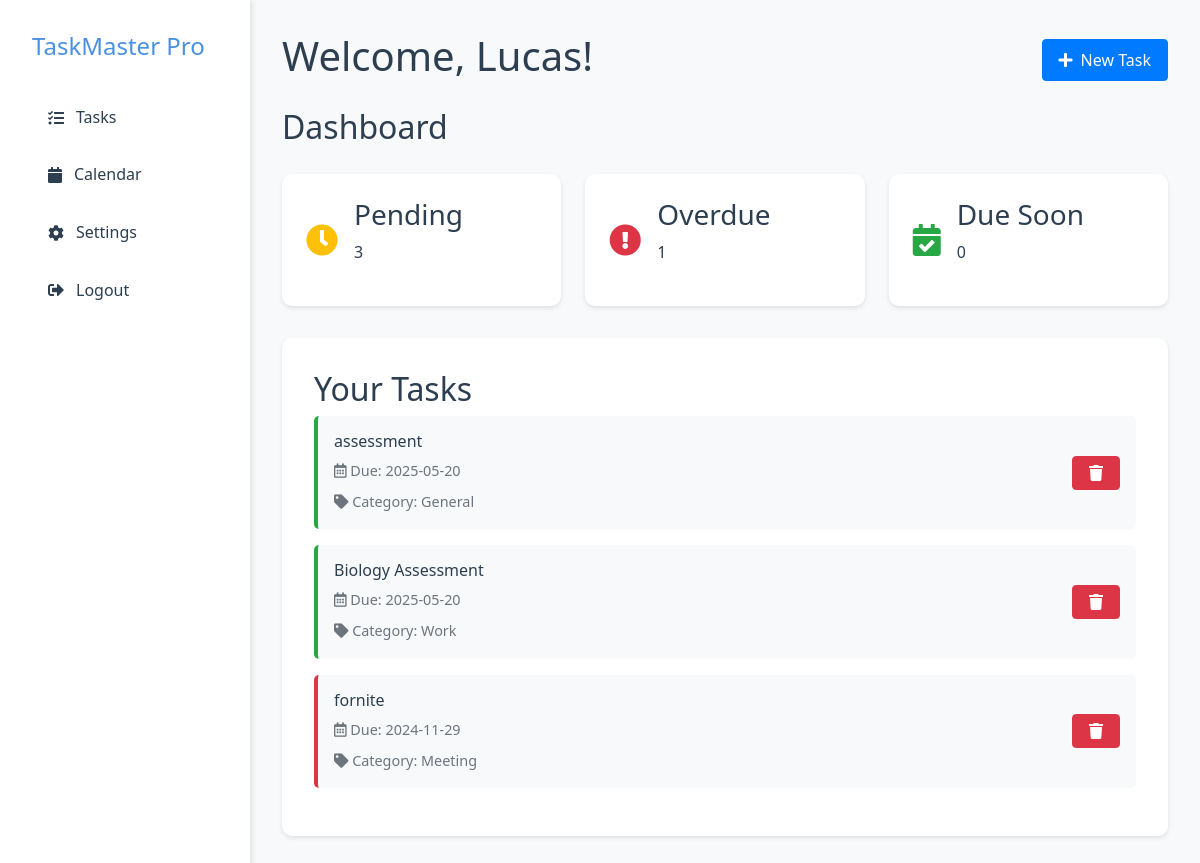
/dashboard (signed in), run on the app's committed database.
### tables this page shows
CREATE TABLE todos (
                id INTEGER PRIMARY KEY AUTOINCREMENT,
                user_id INTEGER NOT NULL,
                task TEXT NOT NULL,
                due_date TEXT NOT NULL,
                done BOOLEAN NOT NULL DEFAULT 0, category_id INTEGER 
            REFERENCES categories(id), category TEXT DEFAULT 'General',
                FOREIGN KEY (user_id) REFERENCES users (id)
            );

### app.py (the view, shortened to what this page needs)
@app.route("/dashboard", methods=["GET", "POST"])
def dashboard():
    if 'user_id' not in session:
        flash("Please login first!", "error")
        return redirect(url_for("login"))
    conn = sqlite3.connect(DB_PATH)
    cursor = conn.cursor()
    cursor.execute("SELECT id, task, due_date, category FROM todos WHERE user_id = ?", (session['user_id'],))
    todos = cursor.fetchall()
    conn.close()
    todo_list = []
    for todo in todos:
        due_date = datetime.fromisoformat(todo[2])
        time_left = due_date - datetime.now()
        if time_left.total_seconds() < 0:
            color = "red"  # Overdue
        elif time_left <= timedelta(days=7):
            color = "yellow"  # Due soon
        else:
            color = "on-time"
        todo_list.append({
            "id": todo[0],
            "task": todo[1],
            "due_date": due_date.strftime("%Y-%m-%d"),
            "category": todo[3],
            "color": color
        })
    return render_template("dashboard.html", todo_list=todo_list)

### templates/dashboard.html (shortened to what this page needs)
<!DOCTYPE html>
<html lang="en">
<head>
    <link rel="stylesheet" href="{{ url_for('static', filename='css/style.css') }}">
    <link rel="stylesheet" href="https://cdnjs.cloudflare.com/ajax/libs/font-awesome/5.15.4/css/all.min.css">
</head>
<body class="dashboard-body">
    <div class="dashboard-container">
        <aside class="sidebar">
            <div class="sidebar-header">
                <h2 class="logo">TaskMaster Pro</h2>
            </div>
            <nav class="sidebar-nav">
                <a href="{{ url_for('dashboard') }}" class="nav-item {% if active_page == 'tasks' %}active{% endif %}">
                    <i class="fas fa-tasks"></i> Tasks
                </a>
                <a href="{{ url_for('calendar_view') }}" class="nav-item {% if active_page == 'calendar' %}active{% endif %}">
                    <i class="fas fa-calendar"></i> Calendar
                </a>
                <a href="{{ url_for('settings') }}" class="nav-item {% if active_page == 'settings' %}active{% endif %}">
                    <i class="fas fa-cog"></i> Settings
                </a>
                <a href="{{ url_for('logout') }}" class="nav-item">
                    <i class="fas fa-sign-out-alt"></i> Logout
                </a>
            </nav>
        </aside>
        <main class="main-content">
            <header class="dashboard-header">
                <h1>Welcome, {{ session['username'] }}!</h1>
                <div class="header-actions">
                    <button class="btn btn-primary" onclick="document.getElementById('addTaskModal').style.display='block'">
                        <i class="fas fa-plus"></i> New Task
                    </button>
                </div>
            </header>
            <div class="dashboard-header">
                <h2>Dashboard</h2>
            </div>
            <div class="task-summary">
                <div class="summary-card">
                    <i class="fas fa-clock text-warning"></i>
                    <div class="summary-info">
                        <h3>Pending</h3>
                        <p>{{ todo_list|length }}</p>
                    </div>
                </div>
                <div class="summary-card">
                    <i class="fas fa-exclamation-circle text-danger"></i>
                    <div class="summary-info">
                        <h3>Overdue</h3>
                        <p>{{ todo_list|selectattr('color', 'equalto', 'red')|list|length }}</p>
                    </div>
                </div>
                <div class="summary-card">
                    <i class="fas fa-calendar-check text-success"></i>
                    <div class="summary-info">
                        <h3>Due Soon</h3>
                        <p>{{ todo_list|selectattr('color', 'equalto', 'yellow')|list|length }}</p>
                    </div>
                </div>
            </div>
            <div class="task-list">
                <h2>Your Tasks</h2>
                {% if todo_list %}
                    {% for todo in todo_list %}
                    <div class="task-card status-{{ todo.color }}">
                        <div class="task-content">
                            <h3>{{ todo.task }}</h3>
                            <p><i class="far fa-calendar-alt"></i> Due: {{ todo.due_date }}</p>
                            <p><i class="fas fa-tag"></i> Category: {{ todo.category }}</p>
                        </div>
                        <div class="task-actions">
                            <a href="{{ url_for('delete_task', task_id=todo.id) }}" class="btn btn-danger btn-sm">
                                <i class="fas fa-trash"></i>
                            </a>
                        </div>
                    </div>
                    {% endfor %}
                {% else %}
                    <div class="empty-state">
                        <i class="fas fa-clipboard-list"></i>
                        <p>No tasks yet. Add your first task to get started!</p>
                    </div>
                {% endif %}
            </div>
        </main>
    </div>
</body>
</html>

### static/css/style.css (style rules this page uses)
:root { --primary-color: #4a90e2; --secondary-color: #2c3e50; --background-color: #f5f6fa; --text-color: #2c3e50; --spacing: 2rem; }
* { margin: 0; padding: 0; box-sizing: border-box; }
body { font-family: 'Segoe UI', system-ui, sans-serif; line-height: 1.6; color: var(--text-color); background-color: var(--background-color); }
.logo { font-size: 1.5rem; color: var(--primary-color); }
.btn { padding: 0.5rem 1.5rem; border-radius: 5px; text-decoration: none; font-weight: 500; transition: all 0.3s ease; }
.btn-primary { background: var(--primary-color); color: white; }
.dashboard-body { background-color: #f8f9fa; height: 100vh; overflow: hidden; }
.dashboard-container { display: flex; height: 100vh; }
.sidebar { width: 250px; background: white; box-shadow: 2px 0 5px rgba(0,0,0,0.1); padding: 2rem; }
.sidebar-header { margin-bottom: 2rem; }
.nav-item { display: flex; align-items: center; padding: 0.75rem 1rem; color: var(--secondary-color); text-decoration: none; border-radius: 5px; margin-bottom: 0.5rem; }
.nav-item i { margin-right: 0.75rem; }
.main-content { flex: 1; padding: 2rem; overflow-y: auto; }
.dashboard-header { display: flex; justify-content: space-between; align-items: center; margin-bottom: 2rem; }
.task-summary { display: grid; grid-template-columns: repeat(auto-fit, minmax(200px, 1fr)); gap: 1.5rem; margin-bottom: 2rem; }
.summary-card { background: white; padding: 1.5rem; border-radius: 10px; display: flex; align-items: center; box-shadow: 0 2px 4px rgba(0,0,0,0.1); }
.summary-card i { font-size: 2rem; margin-right: 1rem; }
.text-warning { color: #ffc107; }
.text-danger { color: #dc3545; }
.text-success { color: #28a745; }
.task-list { background: white; padding: 2rem; border-radius: 10px; box-shadow: 0 2px 4px rgba(0,0,0,0.1); }
.task-card { display: flex; justify-content: space-between; align-items: center; padding: 1rem; border-radius: 5px; margin-bottom: 1rem; background: #f8f9fa; border-left: 4px solid #ddd; }
.status-red { border-left-color: #dc3545; }
.status-on-time { border-left-color: #28a745; }
.task-content h3 { margin: 0; font-size: 1rem; }
.task-content p { margin: 0.5rem 0 0; color: #6c757d; font-size: 0.9rem; }
.btn-sm { padding: 0.25rem 0.5rem; font-size: 0.875rem; }
.btn-danger { background: #dc3545; color: white; }

### templates/dashboard.html (style rules this page uses)
.dashboard-header { display: flex; justify-content: space-between; align-items: center; margin-bottom: 20px; }
.btn { padding: 8px 16px; text-decoration: none; border-radius: 4px; display: inline-flex; align-items: center; gap: 0.5rem; }
.btn-primary { background-color: #007bff; color: white; }
.btn-danger { background-color: #dc3545; color: white; }
.btn i { font-size: 1rem; }

### data on the page
todos: task "assessment", due_date "2025-05-20", category "General"
todos: task "Biology Assessment", due_date "2025-05-20", category "Work"
todos: task "fornite", due_date "2024-11-29", category "Meeting"

### other printed values
{{ session['username'] }} "Lucas"
{{ todo_list|length }} "3"
{{ todo_list|selectattr('color', 'equalto', 'red')|list|length }} "1"
{{ todo_list|selectattr('color', 'equalto', 'yellow')|list|length }} "0"
